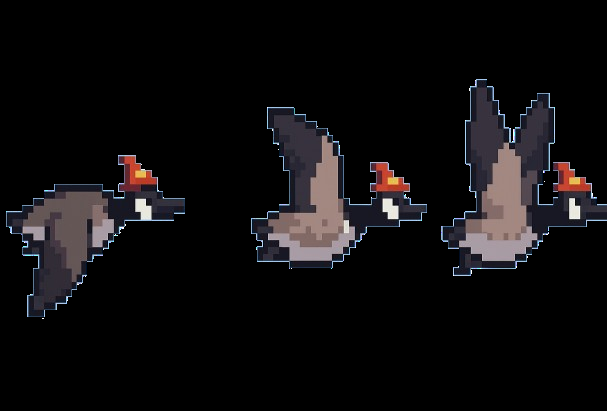
#> input picture Python Projects/FlappyGoose/gooseImg.png, 607 x 411 px, given in place of the camera
$ python mytime.py
#> lines starting #> are read from the running program, lines starting #| are printed output that depends on the picture; after the words box and inside, x2 and y2 are one past the last pixel; in counts of white or black regions, pixels touching at a corner belong together
import numpy as np
import cv2 as cv

cap = cv.VideoCapture(0)
if not cap.isOpened():
    print("Cannot open camera")
    exit()
while True:
    # Capture frame-by-frame
    ret, frame = cap.read()
#> frame is the input picture: shape (411, 607, 3); mean B, G, R 14.4, 13.3, 14.9

    # if frame is read correctly ret is True
    if not ret:
        print("Can't receive frame (stream end?). Exiting ...")
        break
    # Our operations on the frame come here
    gray = cv.cvtColor(frame, cv.COLOR_BGR2GRAY)
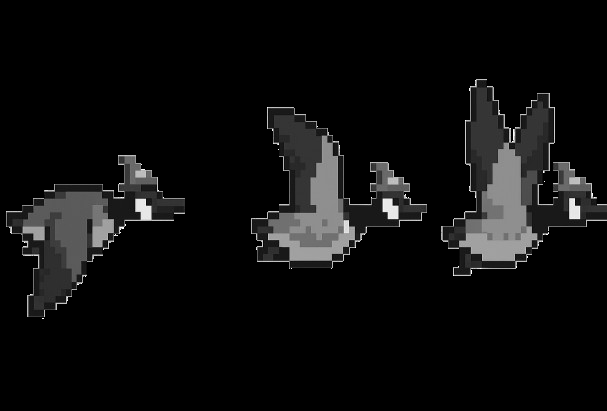
#> gray: shape (411, 607); min 0, max 255, mean 13.9
    dst = cv.cornerHarris(gray,2,3,0.04)
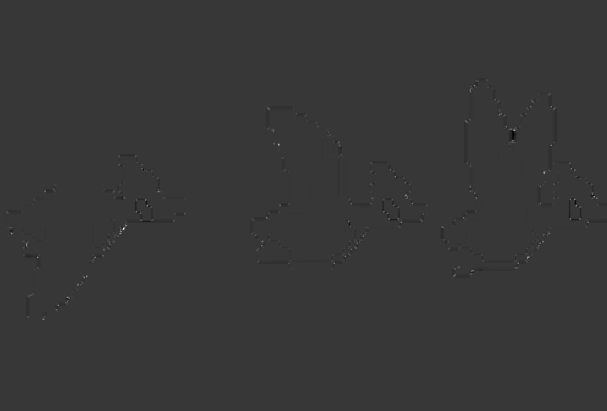
#> dst: shape (411, 607) float32; min -0.0297, max 0.108, mean -4.5e-06; drawn with min black and max white

    #result is dilated for marking the corners, not important
    dst = cv.dilate(dst,None)
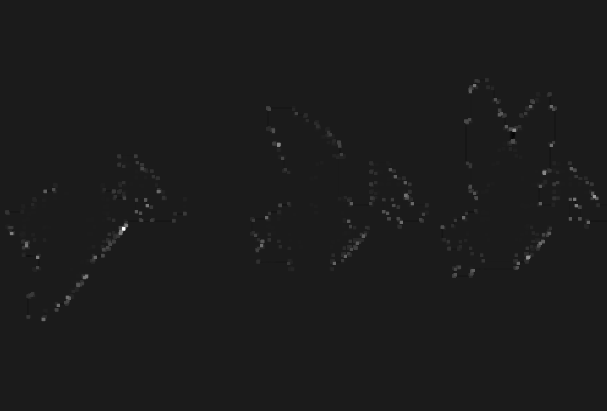
#> dst: shape (411, 607) float32; min -0.0132, max 0.108, mean 0.000286; drawn with min black and max white
    ret, dst = cv.threshold(dst,0.01*dst.max(),255,0)
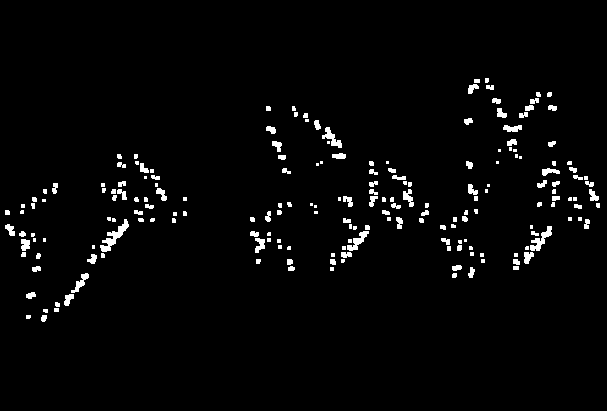
#> dst: shape (411, 607) float32; 2.7% white; 198 white regions (87 under 20 px), largest, box (x1, y1, x2, y2) and area: (100, 219, 129, 252) 304, (530, 226, 552, 251) 212, (347, 231, 369, 251) 171
#> ret = 0.00108
    dst = np.uint8(dst)

    # find centroids
    ret, labels, stats, centroids = cv.connectedComponentsWithStats(dst)
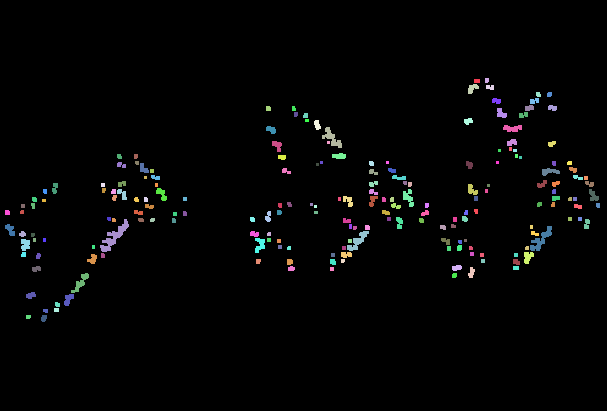
#> labels: shape (411, 607) int32; 199 distinct labels, from 0 to 198; one colour per label, 0 black
#> ret = 199; stats = 199 rows, first 6: [0, 0, 607, 411, 242771], [474, 79, 6, 4, 24], [485, 78, 4, 5, 19], [468, 84, 11, 10, 68], [486, 85, 8, 5, 34], [536, 92, 5, 5, 22]; centroids = 199 pairs, first value 6.92 to 597.6, second value 79.89 to 317.8

    # define the criteria to stop and refine the corners
    criteria = (cv.TERM_CRITERIA_EPS + cv.TERM_CRITERIA_MAX_ITER, 100, 0.001)
    corners = cv.cornerSubPix(gray,np.float32(centroids),(5,5),(-1,-1),criteria)
#> corners = 199 pairs, first value 5.55 to 597.6, second value 78.89 to 317.8

    # Threshold for an optimal value, it may vary depending on the image.
    # Now draw them
    res = np.hstack((centroids,corners))
#> res = 199 rows, first 6: [302.3, 205.1, 302.3, 205.1], [476.5, 80.5, 475.4, 78.89], [486.4, 79.89, 486.9, 80.95], [472.1, 87.97, 469.3, 87.5], [489.7, 86.85, 492.6, 85.87], [537.9, 94.05, 537.9, 94.05]
    res = np.int8(res)
#> res = 199 rows, first 6: [46, -51, 46, -51], [-36, 80, -37, 78], [-26, 79, -26, 80], [-40, 87, -43, 87], [-23, 86, -20, 85], [25, 94, 25, 94]
    frame[res[:,1],res[:,0]]=[0,0,255]
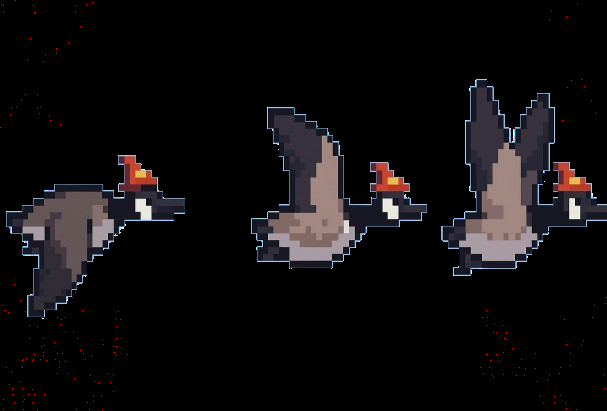
#> frame: shape (411, 607, 3); 0.08% of pixels changed, all inside (x1, y1, x2, y2) = (0, 0, 607, 411)
    # frame[res[:,3],res[:,2]] = [0,255,0]
    # Display the resulting frame
    cv.imshow('frame', frame)
    if cv.waitKey(1) == ord('q'):
#> (key q is pressed here)
        break

# When everything done, release the capture
cap.release()
cv.destroyAllWindows()
